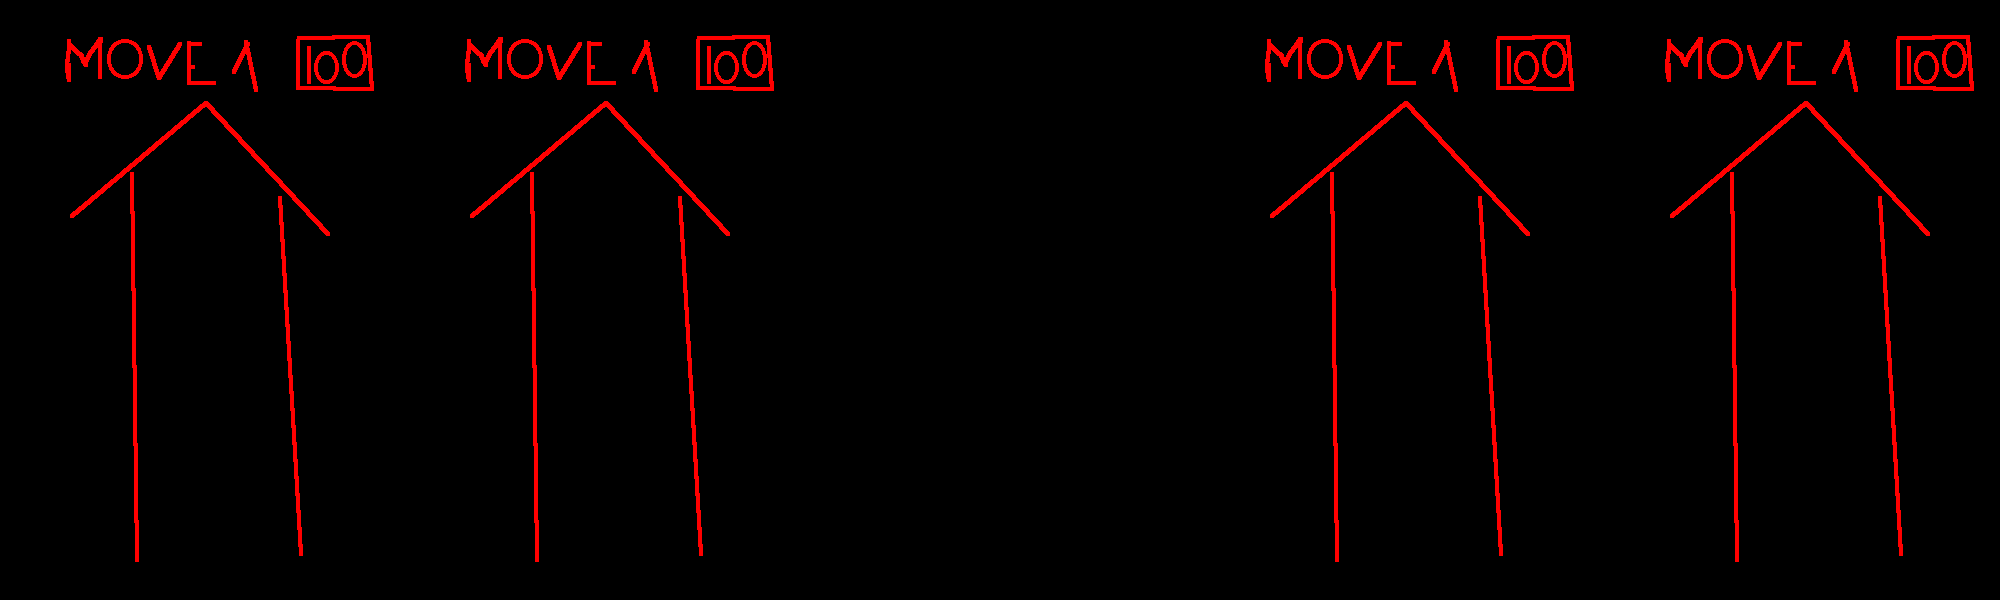

Below is a game level as drawn by its tile map, then a one-line description and the .tmx file that defines it, in full:
An orthogonal 5x1 tile map with 400x600 px tiles, 2 tile layers (Background, Cards), 2 tilesets.

<map version="1.2" tiledversion="1.3.2" orientation="orthogonal" renderorder="right-down" compressionlevel="0" width="5" height="1" tilewidth="400" tileheight="600" infinite="0" nextlayerid="3" nextobjectid="1">
 <tileset firstgid="1" source="Testcard.tsx" />
 <tileset firstgid="2" source="TestCard.tsx" />
 <layer id="2" name="Background" width="5" height="1">
  <data encoding="csv">
0,0,0,0,0
</data>
 </layer>
 <layer id="1" name="Cards" width="5" height="1">
  <data encoding="csv">
1,1,0,1,1
</data>
 </layer>
</map>
